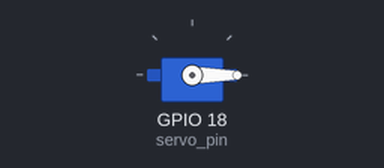
Bench run of a program on a simulated Jetson Nano (BCM pin numbers). Parts: servo. Servo angles are drawn from the pulse width (0.5 ms = 0°, 2.5 ms = 180°).

Above: at 0.05 s.
At 1.95 s:
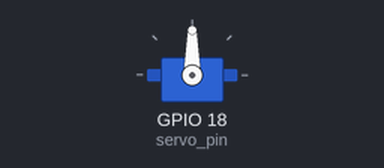
At 3.9 s:
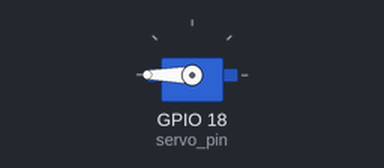
Timing chart, 0 to 9.0 s (numbered marks = the images above):
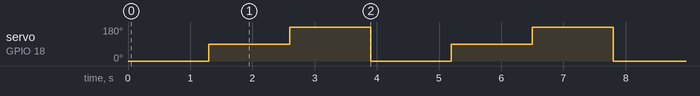

Measured:
- by itself, servo on GPIO 18 (servo_pin): repeats every 3.9 s: 180° 1.3 s, 0° 1.3 s, 90° 1.3 s

The program:

servo_motor_control_gpio.py
```python
import Jetson.GPIO as GPIO
import time

servo_pin = 18  # The GPIO pin connected to the servo motor
frequency = 50  # PWM frequency (Hz)
angle_min = 0  # Minimum angle (in degrees)
angle_max = 180  # Maximum angle (in degrees)
duty_cycle_min = 2.5  # Minimum duty cycle for the servo motor (in %)
duty_cycle_max = 12.5  # Maximum duty cycle for the servo motor (in %)

def angle_to_duty_cycle(angle):
    # Map the angle value to the duty cycle range
    duty_cycle = ((angle - angle_min) / (angle_max - angle_min)) * (duty_cycle_max - duty_cycle_min) + duty_cycle_min
    return duty_cycle

def setup():
    GPIO.setmode(GPIO.BCM)
    GPIO.setup(servo_pin, GPIO.OUT)
    pwm = GPIO.PWM(servo_pin, frequency)
    pwm.start(0)
    return pwm

def set_angle(pwm, angle):
    duty_cycle = angle_to_duty_cycle(angle)
    pwm.ChangeDutyCycle(duty_cycle)
    time.sleep(0.3)  # Give the servo some time to move to the desired angle

def cleanup(pwm):
    pwm.stop()
    GPIO.cleanup()

if __name__ == "__main__":
    try:
        pwm = setup()

        while True:
            # Move the servo motor to 0 degrees
            set_angle(pwm, 0)
            time.sleep(1)

            # Move the servo motor to 90 degrees
            set_angle(pwm, 90)
            time.sleep(1)

            # Move the servo motor to 180 degrees
            set_angle(pwm, 180)
            time.sleep(1)

    except KeyboardInterrupt:
        cleanup(pwm)
```
